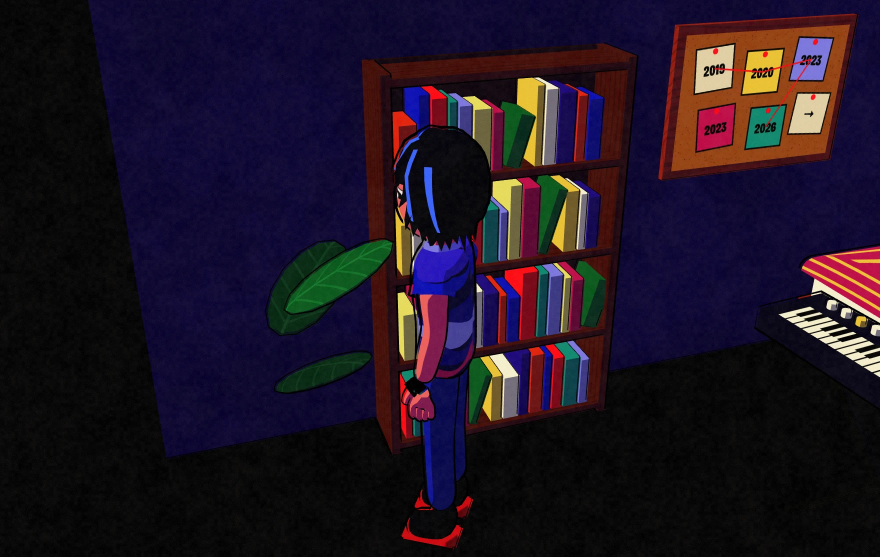
#> input picture assets/refs/bug-2026-10-16-2.webp, 1760 x 1114 px, given in place of mv-I-1.png, which was not available (shown at 1/2 size)
$ python sheet.py out.png
#> lines starting #> are read from the running program, lines starting #| are printed output that depends on the picture; pictures that were not available may be replaced by others from this repository, and a replacement may not be noted
### tools/mv/scenes.py
BAR = 60/138*4
def tc(b): s=(b-1)*BAR; return f"{int(s//60)}:{s%60:04.1f}"
ACTS = [
 ("I", "Same day", 1, 14, "pad + low pulse, no hats", "#2A2370", "0 -> 1", "cool, low key, no accent"),
 ("II", "Trying", 15, 36, "air + hats in (b15), off-beat hats (b21)", "#3B5BDB", "1 -> 2", "cool ground + one warm spot"),
 ("III", "Out", 37, 50, "kick hardens (b41-44), BREAK: kick + sub out (b47-50)", "#C2255C", "2 -> 3, break 1", "saturation up: neon on a black ground, his face kept in shade; break = one white spot"),
 ("IV", "The change", 51, 70, "kick back (b51), dip (b58), PEAK (b59-70)", "#E8590C", "2 -> 3", "temperature turns warm on him: gold spot, magenta pulses"),
 ("V", "Morning", 71, 86, "no kick, fading pad (b71-82), silence from b83", "#F2C14E", "1 -> 0", "value up, saturation down: warm dawn, then back to the frame-0 night"),
]
# id, bar from, bar to, camera, action (face), cut rhythm / music hit
S = [
 ("I-1",1,2,"high corner wide, locked (establishing, = last frame)","the room at night, him asleep: frame 0","one shot; pad only"),
 ("I-2",3,4,"top-down over the bed","wakes up, drowsy","cut on b3"),
 ("I-3",5,6,"side close-up at the basin","brushes his teeth, half asleep","cut on b5"),
 ("I-4",7,8,"over the shoulder at the desk","types, bored","cut on b7"),
 ("I-5",9,10,"wide from the side at the TV","slumped in the bean bag, bored","cut on b9"),
 ("I-6",11,12,"behind him at the window","stares out, lonely","cut on b11"),
 ("I-7",13,14,"the I-1 wide again, day","the same day again: I-2 to I-6 replay as 2-beat cuts (the loop)","hat ticks b13: cuts every 2 beats"),
 ("II-1",15,16,"slow push in to his face","restless: something has to change","air enters b15"),
 ("II-2",17,20,"3/4 medium at the guitar","tries a riff, fails, tries again (frustrated)","cut every 2 bars"),
 ("II-3",21,24,"3/4 at the keys","tries, gives up (given up)","from b21 cut every bar: guitar / keys / easel"),
 ("II-4",25,28,"3/4 at the easel","paints, smears it, sad","cut every bar"),
 ("II-5",29,32,"locked front at the wardrobe","tries 4 outfits, one per bar, keeps the mustard one (proud)","outfit swaps on each downbeat"),
 ("II-6",33,34,"behind him at the window","sky goes day / dusk / night every 2 beats: days pass (lonely)","sky change on beats"),
 ("II-7",35,36,"medium close","phone lights up: an invite (curious)","cut on b35"),
 ("III-1",37,38,"low wide","a spiral portal opens on the rug, he faces it","portal opens on b37"),
 ("III-2",39,40,"behind him, push in","walks into the spiral, it fills the frame","hard cut on b41"),
 ("III-3",41,42,"high wide behind him","the party: crowd dances to the booth, he stands at the edge (uneasy)","crowd bounces on the kick"),
 ("III-4",43,44,"medium","hardest kick: he tries to dance, the crowd turns away (embarrassed)","cut every bar"),
 ("III-5",45,46,"long-lens close through the crowd","alone in the crowd (lonely), dancers wipe across frame","wipes on the kick"),
 ("III-6",47,50,"top-down, slow rise","BREAK: crowd freezes and goes dark, only him in one pool of light. Deep loneliness = the trigger","no beat-locked motion, one slow move"),
 ("IV-1",51,52,"extreme close on his eyes","kick returns: eyes open wide (dazed)","hard cut on b51"),
 ("IV-2",53,54,"top-down match cut","the pool of light becomes his spiral rug: the party dissolves into his own room","match cut on b53"),
 ("IV-3",55,56,"medium","starts nodding on the kick, alone (absorbed)","head bob on every kick"),
 ("IV-4",57,58,"insert: the eye painting","b58 dip: the painted eye looks at him","1-bar hold"),
 ("IV-5",59,62,"low wide, window + paintings behind","PEAK: dances alone, spiral dusk sky (joyful)","cut every bar"),
 ("IV-6",63,66,"top-down","dancers come back as a neon ring round him on the rug: he is the centre now (delighted)","ring pulses on the kick"),
 ("IV-7",67,70,"face close-up, dutch angle","triumph. last hit b70, then silence","cut every 2 beats, max 3 flashes/s"),
 ("V-1",71,74,"top-down (rhymes I-1)","lying on the rug, breathing (relieved)","kick gone: one locked shot"),
 ("V-2",75,78,"behind him at the window (rhymes I-5)","dawn, calm","slow push"),
 ("V-3",79,82,"high corner observer (rhymes I-6)","plays guitar for himself (content), snake asleep: the small change","one shot"),
 ("V-4",83,86,"the I-1 wide, locked","silence: he lies down, the light falls back to night; last frame = frame 0 (loop)","silence from b83"),
]

# r3 light cues (engine lights, see shots.mjs LIGHT): flash = on him only, spot = set, area = activity, flicker = lamp
CUE = {
 "I-1": "dark room, blue area on the bed, faint magenta spot on the spiral",
 "I-2": "warm dawn area on his face",
 "I-3": "cold area over the basin, the mirror light flickers",
 "I-4": "monitor glow (cyan area), spiral spot again",
 "I-5": "TV glow on his face, violet spot on the rug",
 "I-6": "window rim, spiral spot brighter",
 "I-7": "lamp flickers; its neck twists a little (first tease)",
 "II-1": "first flash: hard white from the side, he flinches",
 "II-2": "warm area on the guitar, violet rim",
 "II-3": "yellow spot on the keys, lamp flicker",
 "II-4": "warm easel area, a cold flash cuts in; guitar floats",
 "II-5": "gold area on the new fit, magenta spot on the wardrobe",
 "II-6": "lamp flickers hard and twists, flash from above",
 "II-7": "phone glow from below",
 "III-1": "portal lights his rim magenta; shelf and guitar float",
 "III-2": "white flash from the portal",
 "III-3": "rave spots on the ghost crowd, he stays in shade",
 "III-4": "harsh white flash on him only, the crowd in colour",
 "III-5": "white flash close, magenta rim",
 "III-6": "BREAK: one white spot from above, everything else black",
 "IV-1": "the strobe flash, closest",
 "IV-2": "the same spot, but now in his room; things start floating",
 "IV-3": "magenta from below, books and TV floating in yellow and violet spots",
 "IV-4": "the spiral lit gold",
 "IV-5": "magenta area, warm flash: the flash is his now",
 "IV-6": "magenta from above on the ring, cyan on the rug",
 "IV-7": "gold flash close-up, magenta rim",
 "V-1": "warm area from above on the rug",
 "V-2": "warm window rim",
 "V-3": "soft warm daylight",
 "V-4": "frame 0 again, but warm; the lamp is still twisted",
}

### tools/mv/sheet.py
import sys, os; sys.path.insert(0, os.path.dirname(os.path.abspath(__file__)))
from scenes import *
from lights import L
from PIL import Image, ImageDraw, ImageFont
ST=os.path.join(os.path.dirname(os.path.abspath(__file__)),'../../build-cache/review/stills/')
OUT=sys.argv[1] if len(sys.argv)>1 else ST
def font(sz,b=False):
#> called with sz = 22, b = False
  for f in (['/usr/share/fonts/truetype/dejavu/DejaVuSans-Bold.ttf'] if b else ['/usr/share/fonts/truetype/dejavu/DejaVuSans.ttf']):
    try: return ImageFont.truetype(f,sz)
    except: pass
  return ImageFont.load_default()
F=font(22); FB=font(26,True); FT=font(40,True); FS=font(20)
def wrap(d,txt,f,w):
  out=[];line=''
  for word in txt.split():
    t=(line+' '+word).strip()
    if d.textlength(t,font=f)<=w: line=t
    else: out.append(line); line=word
  out.append(line); return out
for (aid,name,b0,b1,music,col,dens,cscript) in ACTS:
  sc=[s for s in S if s[0].split('-')[0]==aid]
  cols=2; W=760; IH=int(W*9/16); CH=222; pad=24
  rows=(len(sc)+1)//2
  head=150
  img=Image.new('RGB',(cols*W+(cols+1)*pad, head+rows*(IH+CH+pad)+pad),'#0A0618'); d=ImageDraw.Draw(img)
#> after `img = Image.new('RGB', (cols * W + (cols + 1) * pad, head + rows * (IH`:
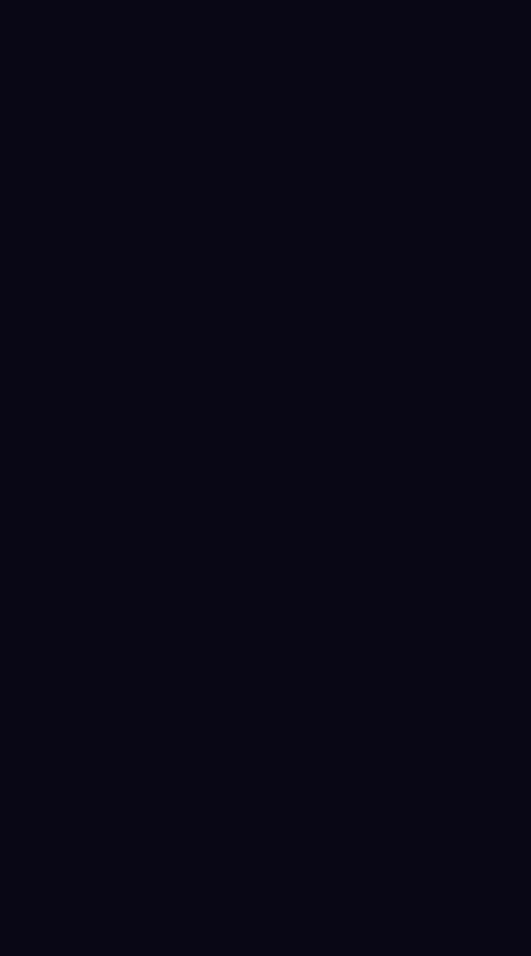
#> img: PIL image 1592x2866 RGB (shown at 1/3 size); mean R, G, B 10, 6, 24
  d.rectangle([0,0,img.width,head-20],fill=col)
  d.text((pad,22),f"ACT {aid}  {name.upper()}",font=FT,fill='white')
  d.text((pad,72),f"bars {b0}-{b1}   {tc(b0)}-{tc(b1+1)}   {music}",font=F,fill='white')
  d.text((pad,102),f"density {dens}   colour: {cscript}",font=FS,fill='white')
  for i,(sid,a,b,cam,act,cut) in enumerate(sc):
    x=pad+(i%2)*(W+pad); y=head+(i//2)*(IH+CH+pad)
    im=Image.open(ST+f'mv-{sid}.png').convert('RGB').resize((W,IH)); img.paste(im,(x,y))
#> after `im = Image.open(ST + f'mv-{sid}.png').convert('RGB').resize((W, IH))`:
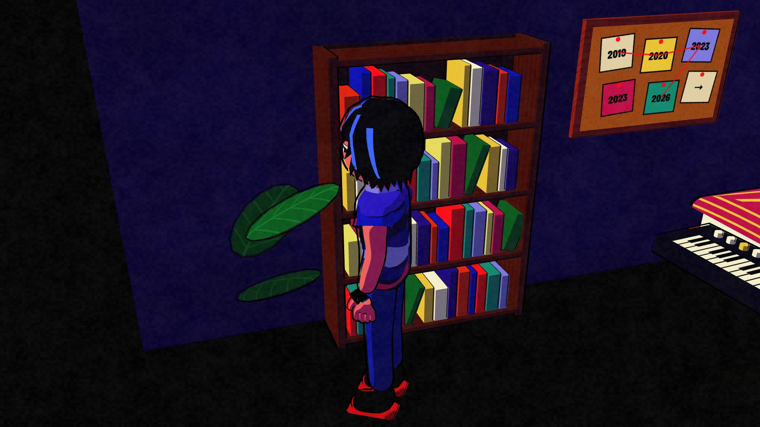
#> im: PIL image 760x427 RGB; mean R, G, B 30.8, 20.4, 35.2
#> after `img.paste(im, (x, y))`:
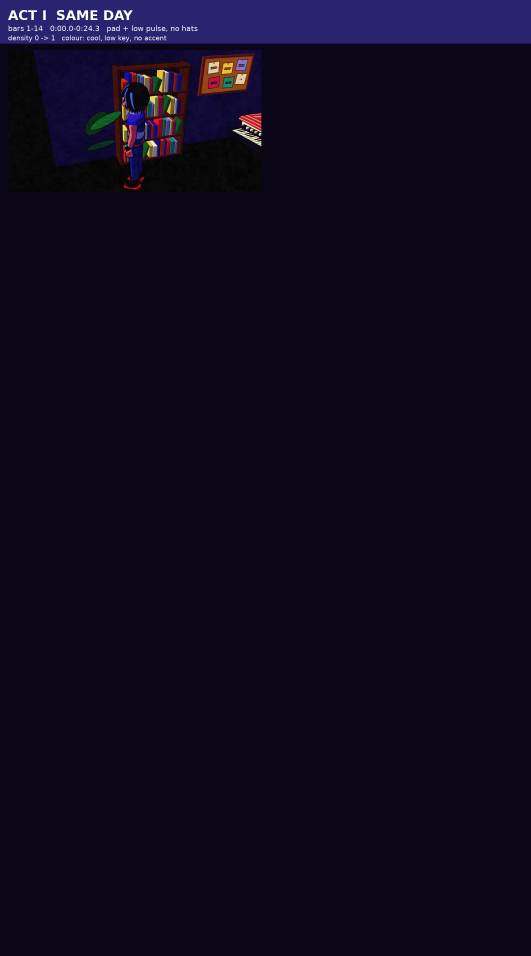
#> img: PIL image 1592x2866 RGB (shown at 1/3 size); mean R, G, B 13.3, 8.8, 29.1
    if False:
      fw,fh=W//3,IH//3; fl=Image.open(ST+f'mvF-{sid}.png').convert('RGB').resize((fw,fh)); img.paste(fl,(x+W-fw-8,y+8)); d.rectangle([x+W-fw-8,y+8,x+W-8,y+8+fh],outline='white',width=2); d.text((x+W-fw-4,y+fh-16),'on the beat',font=FS,fill='white')
    d.rectangle([x,y,x+W,y+IH],outline=col,width=3)
    ty=y+IH+8
    d.text((x,ty),f"{sid}   b{a}-{b}   {tc(a)}",font=FB,fill=col if aid!='I' else '#8C82FF'); ty+=36
    for line in wrap(d,act,F,W)[:3]: d.text((x,ty),line,font=F,fill='white'); ty+=28
#> in wrap, `line = ''`: line = ''
#> this loop made 1 pass
#> (line, ty) on pass 1: ('the room at night, him asleep: frame 0', 649)
#> after the loop, ty = 649
    d.text((x,ty),'cam: '+cam,font=FS,fill='#B8B5F0'); ty+=26
#> after `ty += 26`: ty = 675
    d.text((x,ty),'cut: '+cut,font=FS,fill='#B8B5F0'); ty+=26
#> after `ty += 26`: ty = 701
#> (the run stopped early here; a loop or call above may not have finished)

$ run again, on assets/refs/bug-2026-10-16-3.webp
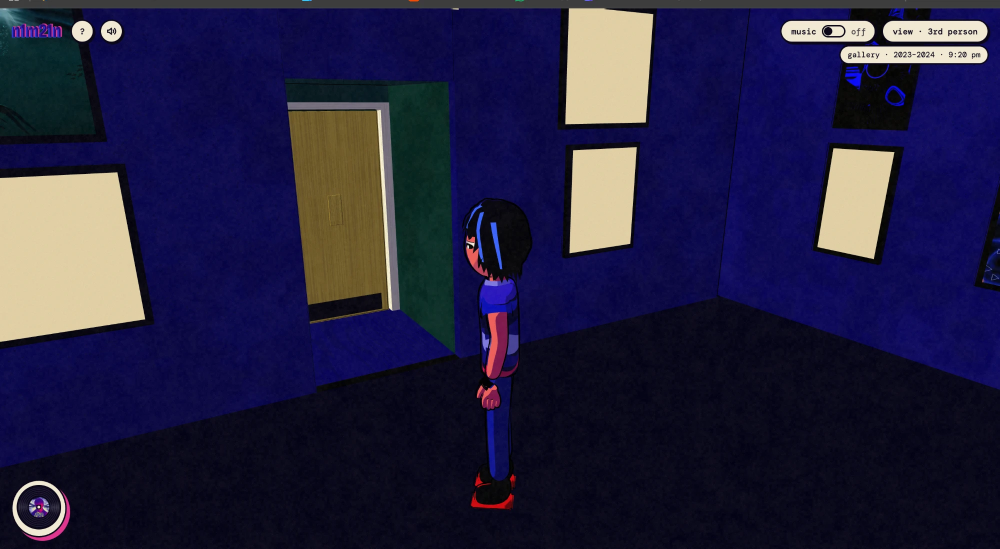
#> input picture assets/refs/bug-2026-10-16-3.webp, 2000 x 1097 px, given in place of mv-I-1.png, which was not available (shown at 1/2 size)
#> `im = Image.open(ST + f'mv-{sid}.png').convert('RGB').resize((W, IH))`:
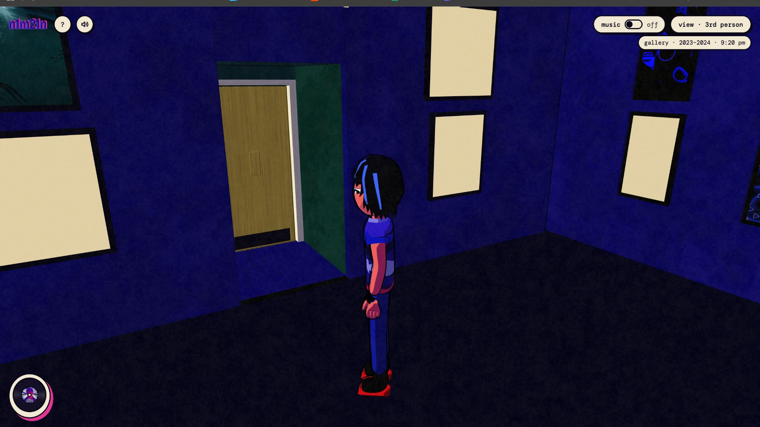
#> im: PIL image 760x427 RGB; mean R, G, B 36.2, 33.4, 64.5
#> `img.paste(im, (x, y))`:
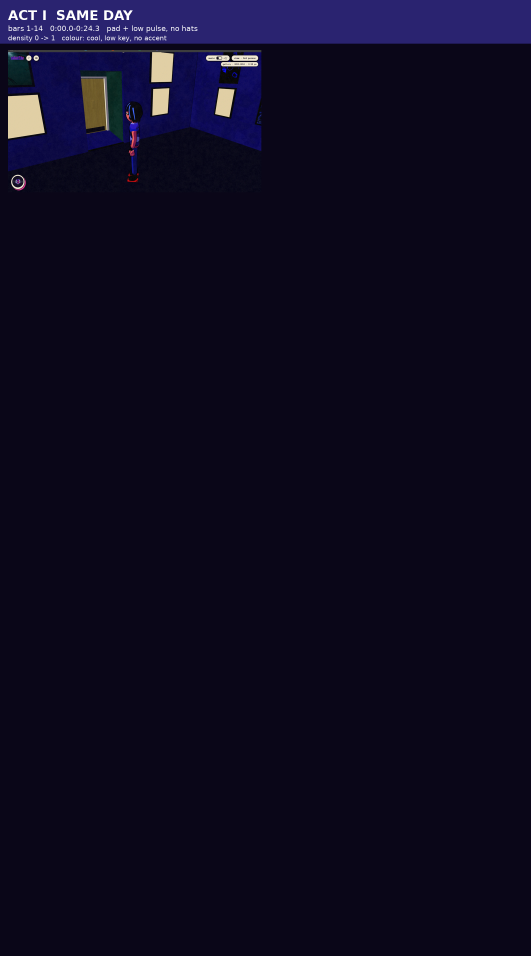
#> img: PIL image 1592x2866 RGB (shown at 1/3 size); mean R, G, B 13.7, 9.7, 31.2
#> in wrap, `line = ''`: line = ''
#> the loop `for line in wrap(d,act,F,W)[:3]: d.text((x,ty),line,font=F,fill='white..` made 1 pass
#> (line, ty) on pass 1: ('the room at night, him asleep: frame 0', 649)
#> after the loop `for line in wrap(d,act,F,W)[:3]: d.text((x,ty),line,font=F,fill='white..`: ty = 649
#> `ty += 26`: ty = 675
#> `ty += 26`: ty = 701
